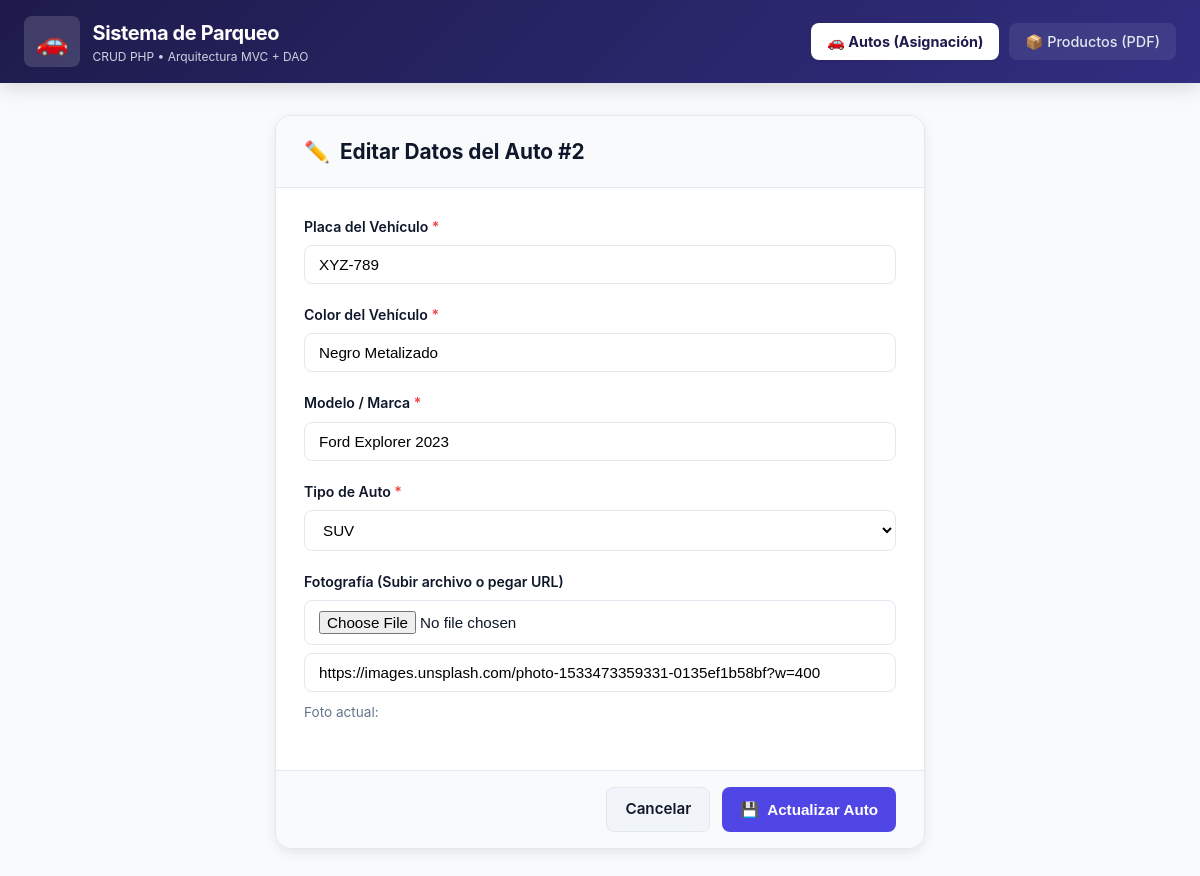
/index.php?accion=editar&id=2, run on the app's committed database.
### tables this page shows
CREATE TABLE `auto` (
  `id` int NOT NULL AUTO_INCREMENT,
  `placa` varchar(20) NOT NULL,
  `color` varchar(50) NOT NULL,
  `modelo` varchar(100) NOT NULL,
  `tipoauto` varchar(50) NOT NULL,
  `fotografia` varchar(255) DEFAULT '',
  PRIMARY KEY (`id`)
);

### controlador/AutoController.php (called while the page is built, shortened)
<?php
require_once "modelo/Auto.php";
require_once "modelo/AutoDao.php";
class AutoController
{
    private $dao;
    public function __construct($dao)
    {
        $this->dao = $dao;
    }
    public function editar()
    {
        $id = $_GET["id"];
        $auto = $this->dao->buscarPorId($id);
        require "vista/autos/formulario.php";
    }
}

### modelo/AutoDao.php (called while the page is built, shortened)
<?php
require_once "modelo/Auto.php";
class AutoDao
{
    private $conexion;
    public function __construct($conexion)
    {
        $this->conexion = $conexion;
    }
    public function buscarPorId($id)
    {
        $sql = "SELECT id, placa, color, modelo, tipoauto, fotografia
                FROM auto
                WHERE id = :id";
        $stmt = $this->conexion->prepare($sql);
        $stmt->execute(["id" => $id]);
        $fila = $stmt->fetch(PDO::FETCH_ASSOC);
        if ($fila) {
            return new Auto(
                $fila["id"],
                $fila["placa"],
                $fila["color"],
                $fila["modelo"],
                $fila["tipoauto"],
                $fila["fotografia"]
            );
        }
        return null;
    }
}

### modelo/Auto.php (called while the page is built, shortened)
<?php
class Auto
{
    private $id;
    private $placa;
    private $color;
    private $modelo;
    private $tipoauto;
    private $fotografia;
    public function __construct(
        $id = null,
        $placa = "",
        $color = "",
        $modelo = "",
        $tipoauto = "",
        $fotografia = ""
    ) {
        $this->id = $id;
        $this->placa = $placa;
        $this->color = $color;
        $this->modelo = $modelo;
        $this->tipoauto = $tipoauto;
        $this->fotografia = $fotografia;
    }
    public function getId()
    {
        return $this->id;
    }
    public function getPlaca()
    {
        return $this->placa;
    }
    public function getColor()
    {
        return $this->color;
    }
    public function getModelo()
    {
        return $this->modelo;
    }
    public function getTipoauto()
    {
        return $this->tipoauto;
    }
    public function getFotografia()
    {
        return $this->fotografia;
    }
}

### vista/autos/formulario.php (the view, shortened to what this page needs)
<!DOCTYPE html>
<html lang="es">
<head>
    <link rel="stylesheet" href="public/css/estilos.css">
</head>
<body>
    <header class="navbar">
        <div class="nav-container">
            <a href="index.php" class="brand">
                <span class="brand-icon">🚗</span>
                <div>
                    <span class="brand-title">Sistema de Parqueo</span>
                    <span class="brand-subtitle">CRUD PHP • Arquitectura MVC + DAO</span>
                </div>
            </a>
            <nav class="nav-links">
                <a href="index.php?modulo=autos" class="nav-btn active">🚗 Autos (Asignación)</a>
                <a href="index.php?modulo=productos" class="nav-btn">📦 Productos (PDF)</a>
            </nav>
        </div>
    </header>
    <main class="container">
        <div class="form-card">
            <div class="form-header">
                <h2>
                    <span><?= $auto->getId() ? '✏️' : '➕' ?></span>
                    <?= $auto->getId() ? 'Editar Datos del Auto #' . $auto->getId() : 'Registrar Nuevo Auto' ?>
                </h2>
            </div>
            <form action="index.php?accion=<?= $auto->getId() ? 'actualizar' : 'guardar' ?>" method="POST" enctype="multipart/form-data">
                <div class="form-body">
                    <div class="form-group">
                        <label for="placa">Placa del Vehículo <span style="color:var(--danger)">*</span></label>
                        <input type="text" id="placa" name="placa" class="form-control" required
                               placeholder="Ej: ABC-123"
                               value="<?= htmlspecialchars($auto->getPlaca() ?? '') ?>" autofocus>
                    </div>
                    <div class="form-group">
                        <label for="color">Color del Vehículo <span style="color:var(--danger)">*</span></label>
                        <input type="text" id="color" name="color" class="form-control" required
                               placeholder="Ej: Rojo, Azul Marino, Blanco Perla"
                               value="<?= htmlspecialchars($auto->getColor() ?? '') ?>">
                    </div>
                    <div class="form-group">
                        <label for="modelo">Modelo / Marca <span style="color:var(--danger)">*</span></label>
                        <input type="text" id="modelo" name="modelo" class="form-control" required
                               placeholder="Ej: Toyota Corolla 2024, Ford Explorer"
                               value="<?= htmlspecialchars($auto->getModelo() ?? '') ?>">
                    </div>
                    <div class="form-group">
                        <label for="tipoauto">Tipo de Auto <span style="color:var(--danger)">*</span></label>
                        <select id="tipoauto" name="tipoauto" class="form-control" required>
                            <?php
                            $tipos = ["Sedán", "SUV", "Camioneta", "Hatchback", "Deportivo", "Van / Minivan", "Pickup"];
                            foreach ($tipos as $tipo):
                                $selected = ($auto->getTipoauto() === $tipo) ? 'selected' : '';
                            ?>
                                <option value="<?= $tipo ?>" <?= $selected ?>><?= $tipo ?></option>
                            <?php endforeach; ?>
                        </select>
                    </div>
                    <div class="form-group">
                        <label for="foto_archivo">Fotografía (Subir archivo o pegar URL)</label>
                        <input type="file" id="foto_archivo" name="foto_archivo" class="form-control" accept="image/*">
                        <div style="margin-top: 8px;">
                            <input type="text" id="fotografia" name="fotografia" class="form-control"
                                   placeholder="O pega una URL de imagen (opcional)"
                                   value="<?= htmlspecialchars($auto->getFotografia() ?? '') ?>">
                        </div>
                        <?php if (!empty($auto->getFotografia())): ?>
                            <div class="preview-container">
                                <span style="font-size: 0.85rem; color: var(--text-muted);">Foto actual:</span>
                            </div>
                        <?php endif; ?>
                    </div>
                </div>
                <div class="form-footer">
                    <a href="index.php" class="btn btn-secondary">Cancelar</a>
                    <button type="submit" class="btn btn-primary">
                        <span>💾</span> <?= $auto->getId() ? 'Actualizar Auto' : 'Guardar Auto' ?>
                    </button>
                </div>
            </form>
        </div>
    </main>
</body>
</html>

### public/css/estilos.css (style rules this page uses)
:root { --primary: #4f46e5; --primary-hover: #4338ca; --primary-light: #e0e7ff; --secondary: #0ea5e9; --success: #10b981; --success-hover: #059669; --danger: #ef4444; --danger-hover: #dc2626; --warning: #f59e0b; --bg-main: #f8fafc; --bg-card: #ffffff; --text-main: #0f172a; --text-muted: #64748b; --border-color: #e2e8f0; --radius-sm: 8px; --radius-md: 12px; --radius-lg: 16px; --shadow-sm: 0 1px 3px rgba(0,0,0,0.06); --shadow-md: 0 4px 12px rgba(0,0,0,0.08); --shadow-lg: 0 10px 25px rgba(0,0,0,0.1); --transition: all 0.2s cubic-bezier(0.4, 0, 0.2, 1); }
* { margin: 0; padding: 0; box-sizing: border-box; }
body { font-family: -apple-system, BlinkMacSystemFont, "Segoe UI", Roboto, Helvetica, Arial, sans-serif; background-color: var(--bg-main); color: var(--text-main); line-height: 1.5; padding-bottom: 60px; }
.navbar { background: #1e1b4b; background: linear-gradient(135deg, #1e1b4b 0%, #312e81 100%); color: #ffffff; padding: 16px 24px; box-shadow: 0 4px 20px rgba(0,0,0,0.15); position: sticky; top: 0; z-index: 100; }
.nav-container { max-width: 1200px; margin: 0 auto; display: flex; justify-content: space-between; align-items: center; flex-wrap: wrap; gap: 16px; }
.brand { display: flex; align-items: center; gap: 12px; text-decoration: none; color: #ffffff; }
.brand-icon { font-size: 26px; background: rgba(255, 255, 255, 0.15); padding: 6px 12px; border-radius: var(--radius-sm); }
.brand-title { font-size: 1.25rem; font-weight: 700; letter-spacing: -0.02em; }
.brand-subtitle { font-size: 0.75rem; color: #cbd5e1; display: block; }
.nav-links { display: flex; gap: 10px; align-items: center; }
.nav-btn { text-decoration: none; color: #e2e8f0; padding: 8px 16px; border-radius: var(--radius-sm); font-size: 0.9rem; font-weight: 500; transition: var(--transition); background: rgba(255,255,255,0.08); }
.nav-btn.active { background: #ffffff; color: #1e1b4b; font-weight: 700; box-shadow: var(--shadow-sm); }
.container { max-width: 1200px; margin: 32px auto; padding: 0 20px; }
.btn { display: inline-flex; align-items: center; gap: 8px; padding: 10px 18px; border-radius: var(--radius-sm); font-size: 0.95rem; font-weight: 600; text-decoration: none; cursor: pointer; border: none; transition: var(--transition); }
.btn-primary { background: var(--primary); color: #ffffff; }
.btn-secondary { background: #f1f5f9; color: var(--text-main); border: 1px solid var(--border-color); }
.form-card { background: var(--bg-card); border-radius: var(--radius-lg); box-shadow: var(--shadow-md); border: 1px solid var(--border-color); max-width: 650px; margin: 0 auto; overflow: hidden; }
.form-header { background: #f8fafc; padding: 20px 28px; border-bottom: 1px solid var(--border-color); }
.form-header h2 { font-size: 1.3rem; color: var(--text-main); display: flex; align-items: center; gap: 10px; }
.form-body { padding: 28px; }
.form-group { margin-bottom: 20px; }
.form-group label { display: block; font-size: 0.88rem; font-weight: 600; margin-bottom: 8px; color: var(--text-main); }
.form-control { width: 100%; padding: 10px 14px; border: 1px solid var(--border-color); border-radius: var(--radius-sm); font-size: 0.95rem; transition: var(--transition); background: #ffffff; }
.form-footer { padding: 16px 28px; background: #f8fafc; border-top: 1px solid var(--border-color); display: flex; justify-content: flex-end; gap: 12px; }
.preview-container { margin-top: 10px; display: flex; align-items: center; gap: 12px; }

### data on the page
auto: id "2", placa "XYZ-789", color "Negro Metalizado", modelo "Ford Explorer 2023", fotografia "https://images.unsplash.com/photo-1533473359331-0135ef1b58bf?w=400"

### other printed values
form field tipoauto "SUV"
